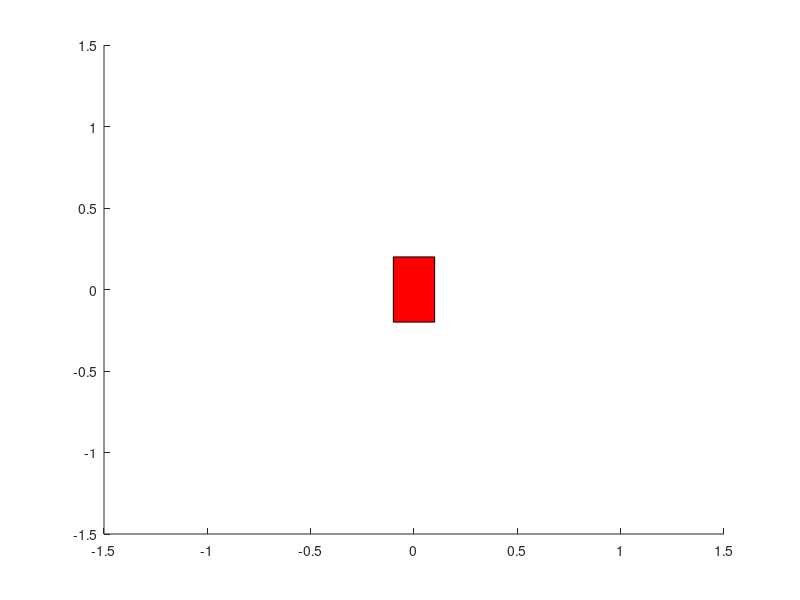

The MATLAB script that drew this image: (Note: this script raises an error after producing the figure.)
function gurobi_vertex_based_TO()

% ========================================================================
% This is a high level planner that will pass footstep locations and a
% desired CM trajectory to a low level MPC. 
% 
% - End conditions and foot a footstep plan is created based off of forward
%   integration of the user input commands.
%
% - These conditions are passed to a QP solved by gurobi to come up with a
%   feasible CM trajectory for the given conditions.
% 
% USER INPUTS
% w - Positive Y
% s - Negative Y
% d - Positive X
% a - Negative X
% j - Positive yaw
% d - Negative yaw
% q - Quit
%
% ========================================================================

    % Setup the structures for handling user inputs
    KeyStatus = false(1,7);
    KeyNames = {'w', 's','a', 'd', 'j', 'k', 'q'};
    KEY.FORWARD = 1;
    KEY.BACKWARD = 2;
    KEY.LEFT = 3;
    KEY.RIGHT = 4;
    KEY.ROT_LEFT = 5;
    KEY.ROT_RIGHT = 6;
    KEY.QUIT = 7;

    % Function to create yaw rotation matrix
    yaw_rot = @(x) [cos(x), -sin(x); sin(x) cos(x);];

    % Command inputs
    yaw_dot = 0.0; % inertial frame
    x_dot = 0.0;   % Robot frame
    y_dot = 0.0;   % Robot frame
    
    % Limits on velocity and acceleration parameters
    max_x_dot = 0.5;
    max_y_dot = 1.5;
    max_yaw_dot = 1.5;
    x_accel = 0.1;
    y_accel = 0.1;
    yaw_accel = 0.2;
    x_decel = 0.5;
    y_decel = 0.5;
    yaw_decel = 0.5;

    % Look ahead timing parameters
    step_time = 0.25;
    T_final = 2*step_time;
    dt = 0.001;
    np = T_final/dt;
    t = linspace(0.0, T_final, np);

    % State vector in the inertial frame
    x = [0.0; 0.0; 0.5; 0.0; 0.0; 0.0; 0.0; 0.0; 0.0; 0.0; 0.0; 0.0];

    % Vectors for storing X and Y positions
    X = zeros(10*np,1);
    Y = zeros(10*np,1);
    
    % Body dimensions
    body = [0.1, -0.1, -0.1, 0.1;
            0.2, 0.2, -0.2, -0.2];
        
    % Foot parameters
    t1 = [0.0, step_time];
    t2 = [step_time, 2.0*step_time];
    t3 = [0.0, step_time];
    t4 = [step_time, 2.0*step_time];
    
    c = [1, 1, 1, 1];
    
    p1_nom = [0.15; 0.25];
    p2_nom = [-0.15; 0.25];
    p3_nom = [-0.15; -0.25];
    p4_nom = [0.15; -0.25];
    
    p1 = p1_nom;
    p2 = p2_nom;
    p3 = p3_nom;
    p4 = p4_nom;

    % Setup figure for graphical display
    % - Callback functions are used to detect user inputs
    figure('Name', 'ALPHRED V3 Simulation', 'KeyPressFcn', @MyKeyDown, 'KeyReleaseFcn', @MyKeyUp);
    axis([-1.5 1.5 -1.5 1.5]);
    H = patch(body(1,:),body(2,:), 'red');
    foot1 = animatedline('Marker','x');
    foot2 = animatedline('Marker','x');
    foot3 = animatedline('Marker','x');
    foot4 = animatedline('Marker','x');
    addpoints(foot1, p1(1,1), p1(2,1));
    addpoints(foot2, p2(1,1), p2(2,1));
    addpoints(foot3, p3(1,1), p3(2,1));
    addpoints(foot4, p4(1,1), p4(2,1));
    
    x_animate = x;
    
    X = zeros(length(x),np);

    %% Main loop for simulation
    while 1
        % Booleans determining if the robot should start decelerating
        y_decelerate = 1;
        x_decelerate = 1;
        yaw_decelerate = 1;

        % ============================
        % Check User Inputs
        %=============================
        if KeyStatus(KEY.FORWARD)
            y_decelerate = 0;
            y_dot = y_dot + y_accel;
            if y_dot > max_y_dot
                y_dot = max_y_dot;
            end
        end
        
        if KeyStatus(KEY.BACKWARD)
            y_decelerate = 0;
            y_dot = y_dot - y_accel;
            if y_dot < -max_y_dot
                y_dot = -max_y_dot;
            end
        end
        
        if y_decelerate
            if sign(y_dot)*y_dot < y_decel
               y_dot = 0.0; 
            end
            if sign(y_dot)*y_dot > 0.0
               y_dot = y_dot - sign(y_dot)*y_decel;
            end
        end
        
        if KeyStatus(KEY.RIGHT)
            x_decelerate = 0;
            x_dot = x_dot + x_accel;
            if x_dot > max_x_dot
                x_dot = max_x_dot;
            end
        end
        
        if KeyStatus(KEY.LEFT)
            x_decelerate = 0;
            x_dot = x_dot - x_accel;
            if x_dot < -max_x_dot
                x_dot = -max_x_dot;
            end
        end
        
        if x_decelerate
            if sign(x_dot)*x_dot < x_decel
               x_dot = 0.0; 
            end
            if sign(x_dot)*x_dot > 0.0
               x_dot = x_dot - sign(x_dot)*x_decel;
            end
        end
        
        if KeyStatus(KEY.ROT_LEFT)
            yaw_decelerate = 0;
            yaw_dot = yaw_dot + yaw_accel;
            if yaw_dot > max_yaw_dot
                yaw_dot = max_yaw_dot;
            end
        end
        
        if KeyStatus(KEY.ROT_RIGHT)
            yaw_decelerate = 0;
            yaw_dot = yaw_dot - yaw_accel;
            if yaw_dot < -max_yaw_dot
                yaw_dot = -max_yaw_dot;
            end
        end
        
        if yaw_decelerate
            if sign(yaw_dot)*yaw_dot < yaw_decel
               yaw_dot = 0.0; 
            end
            if sign(yaw_dot)*yaw_dot > 0.0
               yaw_dot = yaw_dot - sign(yaw_dot)*yaw_decel;
            end
        end
        
        if KeyStatus(KEY.QUIT)
            close all;
           break 
        end
        
        % integrate forward to find final state
        for i = 1:np
            % Linear
            x(4:5,1) = yaw_rot(x(9,1))*[x_dot;y_dot];
            x(1:2,1) = x(1:2,1) + x(4:5,1)*dt;

            % Rotational
            x(12,1) = yaw_dot;
            x(9,1) = x(9,1) + x(12,1)*dt;
            
            if i == 25
                x_animate = x;
            end
            
            X(:,i) = x;
        end
        
        
        % Animation
        points = zeros(2,4);
        for i = 1:4
            points(:,i) = x_animate(1:2,1)+yaw_rot(x_animate(9,1))*(body(:,i));
        end
        set(H, 'XData', points(1,:));
        set(H, 'YData', points(2,:));
        axis([-1.5+x_animate(1,1), 1.5+x_animate(1,1),...
            -1.5+x_animate(2,1), 1.5+x_animate(2,1)]);
        drawnow;
        
        pause(0.025);
        
        % Set the current state back to the animation state
        x = x_animate;
        
        t1 = t1 - [0.025, 0.025];
        if t1(1) < 0.0
           if c(1) == 0
              c(1) = 1; 
              p1 = x_animate(1:2,1)+yaw_rot(x_animate(9,1))*(p1_nom) + ...
                  yaw_rot(x_animate(9,1))*[x_dot;y_dot]*step_time*0.5;
              addpoints(foot1,p1(1,1),p1(2,1));
           else
              c(1) = 0;
              clearpoints(foot1);
           end
           t1(1) = t1(2);
           t1(2) = 2.0*step_time - 0.025;
        end
        
        t2 = t2 - [0.025, 0.025];
        if t2(1) < 0.0
           if c(2) == 0
              c(2) = 1; 
              p2 = x_animate(1:2,1)+yaw_rot(x_animate(9,1))*(p2_nom) + ...
                  yaw_rot(x_animate(9,1))*[x_dot;y_dot]*step_time*0.5;
              addpoints(foot2,p2(1,1),p2(2,1));
           else
              c(2) = 0;
              clearpoints(foot2);
           end
           t2(1) = t2(2);
           t2(2) = 2.0*step_time - 0.025;
        end
        
        t3 = t3 - [0.025, 0.025];
        if t3(1) < 0.0
           if c(3) == 0
              c(3) = 1; 
              p3 = x_animate(1:2,1)+yaw_rot(x_animate(9,1))*(p3_nom) + ...
                  yaw_rot(x_animate(9,1))*[x_dot;y_dot]*step_time*0.5;
              addpoints(foot3,p3(1,1),p3(2,1));
           else
              c(3) = 0;
              clearpoints(foot3);
           end
           t3(1) = t3(2);
           t3(2) = 2.0*step_time - 0.025;
        end
        
        t4 = t4 - [0.025, 0.025];
        if t4(1) < 0.0
           if c(4) == 0
              c(4) = 1; 
              p4 = x_animate(1:2,1)+yaw_rot(x_animate(9,1))*(p4_nom) + ...
                  yaw_rot(x_animate(9,1))*[x_dot;y_dot]*step_time*0.5;
              addpoints(foot4,p4(1,1),p4(2,1));
           else
              c(4) = 0;
              clearpoints(foot4);
           end
           t4(1) = t4(2);
           t4(2) = 2.0*step_time - 0.025;
        end
        
    end

    %% Callback function for detecting key presses
    function MyKeyDown(hObject, event, handles)
        key = get(hObject,'CurrentKey');
        KeyStatus = (strcmp(key, KeyNames) | KeyStatus);
    end
    function MyKeyUp(hObject, event, handles)
        key = get(hObject,'CurrentKey');
        KeyStatus = (~strcmp(key, KeyNames) & KeyStatus);
    end

end
